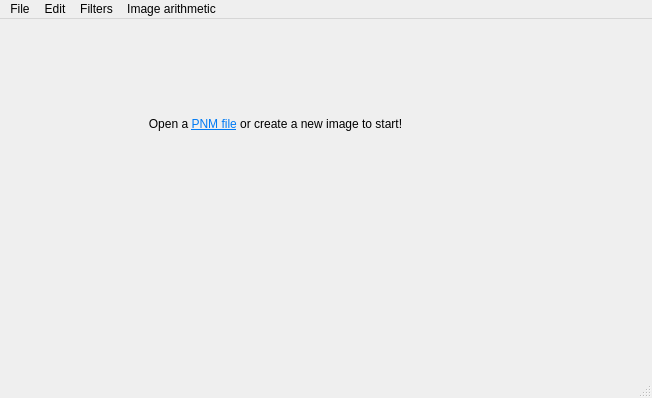
<?xml version="1.0" encoding="UTF-8"?>
<ui version="4.0">
 <class>MainWindow</class>
 <widget class="QMainWindow" name="MainWindow">
  <property name="geometry">
   <rect>
    <x>0</x>
    <y>0</y>
    <width>652</width>
    <height>398</height>
   </rect>
  </property>
  <property name="sizePolicy">
   <sizepolicy hsizetype="Maximum" vsizetype="Maximum">
    <horstretch>0</horstretch>
    <verstretch>0</verstretch>
   </sizepolicy>
  </property>
  <property name="windowTitle">
   <string>MainWindow</string>
  </property>
  <widget class="QWidget" name="centralWidget">
   <property name="sizePolicy">
    <sizepolicy hsizetype="Maximum" vsizetype="Maximum">
     <horstretch>1</horstretch>
     <verstretch>1</verstretch>
    </sizepolicy>
   </property>
   <widget class="QLabel" name="imageDisplay">
    <property name="geometry">
     <rect>
      <x>20</x>
      <y>10</y>
      <width>511</width>
      <height>191</height>
     </rect>
    </property>
    <property name="sizePolicy">
     <sizepolicy hsizetype="Maximum" vsizetype="Maximum">
      <horstretch>0</horstretch>
      <verstretch>0</verstretch>
     </sizepolicy>
    </property>
    <property name="text">
     <string>&lt;html&gt;&lt;head/&gt;&lt;body&gt;&lt;p&gt;Open a &lt;a href=&quot;https://en.wikipedia.org/wiki/Netpbm&quot;&gt;&lt;span style=&quot; text-decoration: underline; color:#007af4;&quot;&gt;PNM file&lt;/span&gt;&lt;/a&gt; or create a new image to start!&lt;/p&gt;&lt;/body&gt;&lt;/html&gt;</string>
    </property>
    <property name="alignment">
     <set>Qt::AlignmentFlag::AlignCenter</set>
    </property>
   </widget>
  </widget>
  <widget class="QStatusBar" name="statusbar"/>
  <widget class="QMenuBar" name="menubar">
   <property name="geometry">
    <rect>
     <x>0</x>
     <y>0</y>
     <width>652</width>
     <height>22</height>
    </rect>
   </property>
   <widget class="QMenu" name="menuFile">
    <property name="title">
     <string>File</string>
    </property>
    <addaction name="actionNew"/>
    <addaction name="actionOpen"/>
    <addaction name="actionSave"/>
   </widget>
   <widget class="QMenu" name="menuEdit">
    <property name="title">
     <string>Edit</string>
    </property>
    <addaction name="actionUndo"/>
   </widget>
   <widget class="QMenu" name="menuFilters">
    <property name="title">
     <string>Filters</string>
    </property>
    <addaction name="actionDesaturation"/>
    <addaction name="actionBrightness"/>
    <addaction name="actionContrast"/>
    <addaction name="actionSaturation"/>
    <addaction name="actionInvert"/>
   </widget>
   <widget class="QMenu" name="menuPixel_arithmetic">
    <property name="title">
     <string>Image arithmetic</string>
    </property>
    <addaction name="actionAddition"/>
    <addaction name="actionSubtraction"/>
    <addaction name="actionMultiplication"/>
   </widget>
   <addaction name="menuFile"/>
   <addaction name="menuEdit"/>
   <addaction name="menuFilters"/>
   <addaction name="menuPixel_arithmetic"/>
  </widget>
  <action name="actionNew">
   <property name="text">
    <string>New</string>
   </property>
  </action>
  <action name="actionOpen">
   <property name="text">
    <string>Open</string>
   </property>
  </action>
  <action name="actionSave">
   <property name="text">
    <string>Save</string>
   </property>
  </action>
  <action name="actionDesaturation">
   <property name="text">
    <string>Desaturation</string>
   </property>
  </action>
  <action name="actionContrast">
   <property name="text">
    <string>Contrast</string>
   </property>
  </action>
  <action name="actionBrightness">
   <property name="text">
    <string>Brightness</string>
   </property>
  </action>
  <action name="actionSaturation">
   <property name="text">
    <string>Saturation</string>
   </property>
  </action>
  <action name="actionInvert">
   <property name="text">
    <string>Invert colors</string>
   </property>
  </action>
  <action name="actionAddition">
   <property name="text">
    <string>Addition</string>
   </property>
  </action>
  <action name="actionSubtraction">
   <property name="text">
    <string>Subtraction</string>
   </property>
  </action>
  <action name="actionMultiplication">
   <property name="text">
    <string>Multiplication</string>
   </property>
  </action>
  <action name="actionUndo">
   <property name="enabled">
    <bool>false</bool>
   </property>
   <property name="text">
    <string>Undo</string>
   </property>
  </action>
 </widget>
 <resources/>
 <connections/>
</ui>
